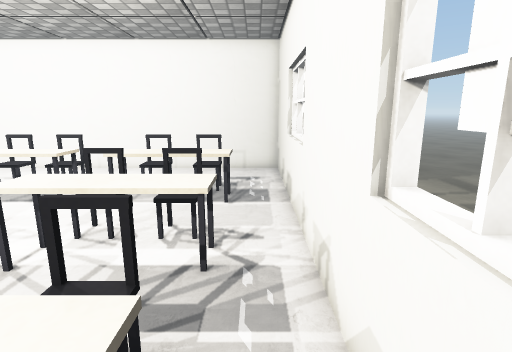
view 1 (above)

17 first-person views from a walk through a Unity game level. The camera is 1.4 m above the floor, tilts 12° down and sees 80° across. Doors are open. The floor is counted in squares, 0.5 m on a side. Each view is taken from the middle of a square. On the plan, view 1 faces up. The plan holds only what a view shows up to about 20 squares ahead; the rest is blank. The place goes on beyond the plan. The player character is not drawn. Some animated figures are left out. Some surface patterns are stand-ins.

view 2
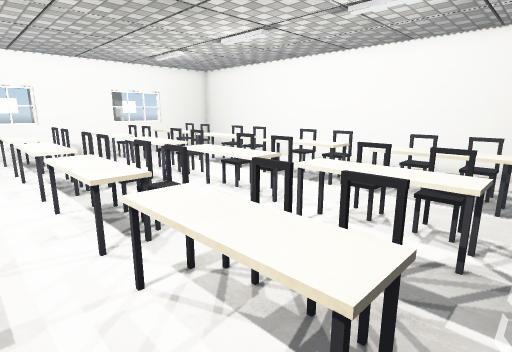

view 3
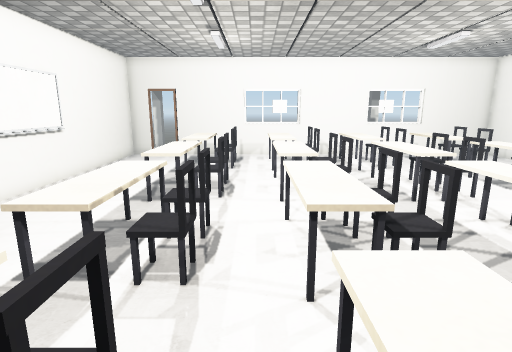

view 4
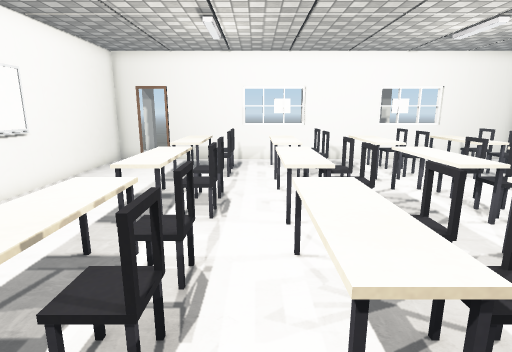

view 5
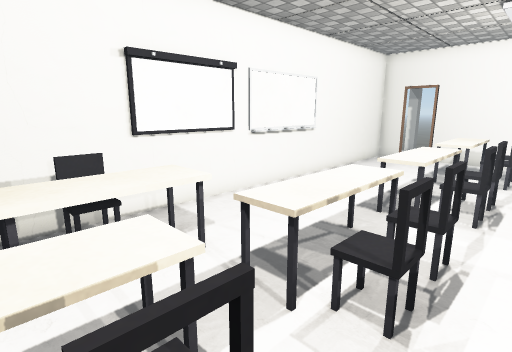

view 6
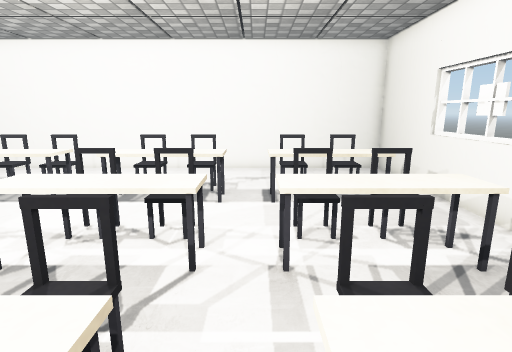

view 7
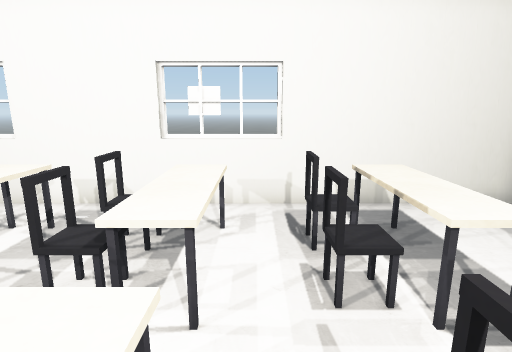

view 8
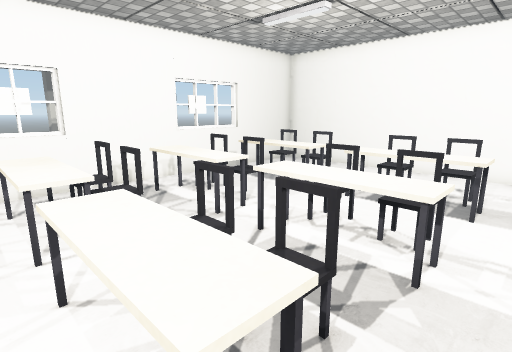

view 9
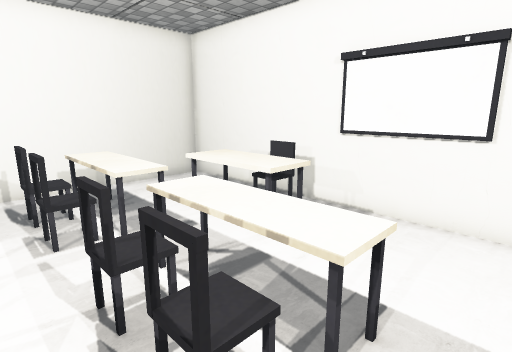

view 10
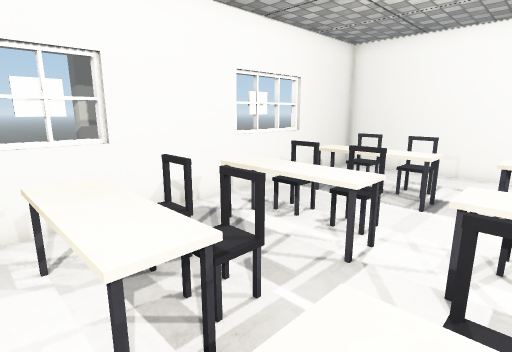

view 11
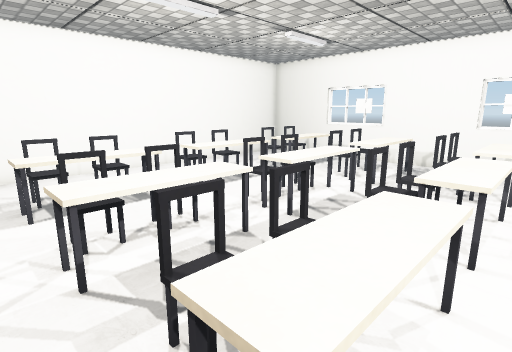

view 12
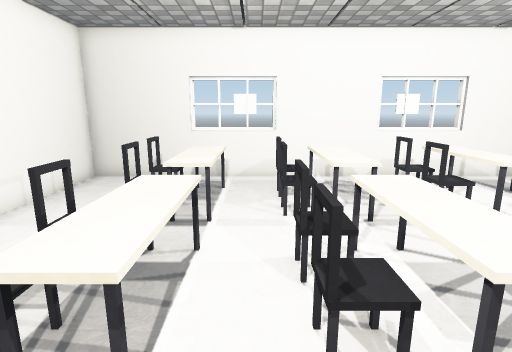

view 13
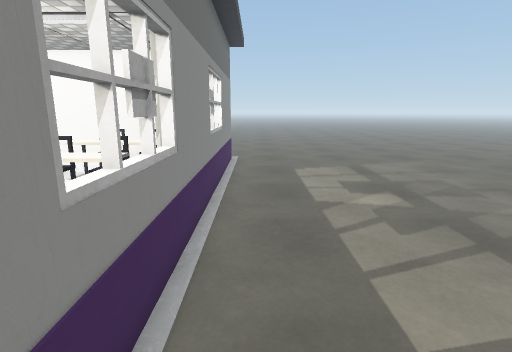

view 14
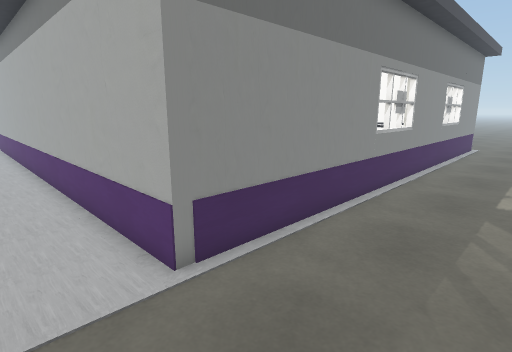

view 15
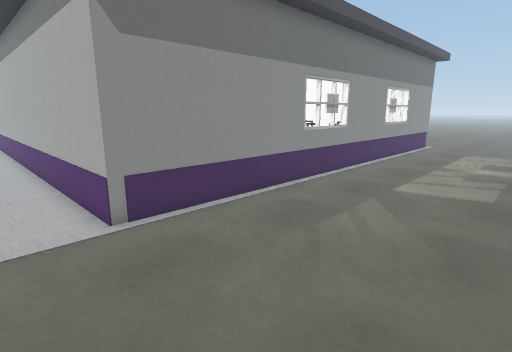

view 16
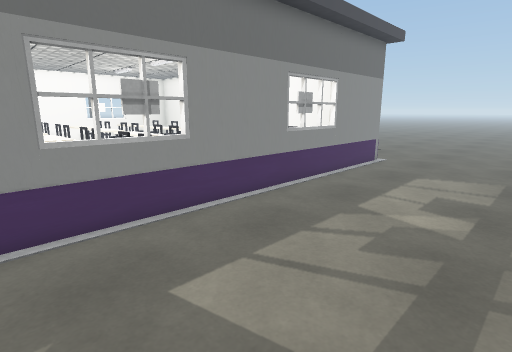

view 17
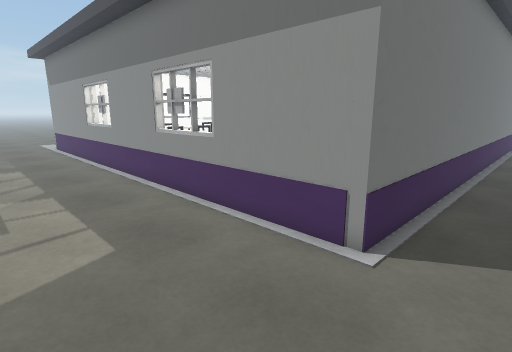

### Floor plan
Key: @ floor where view 1 was taken; # wall or solid block; . floor; D open door; = window, fence, low wall or low ledge; ^ raised ledge; O other object.
Columns run from 23 left of view 1 to 9 right of it. Each row starts with its distance up from view 1.
 18                       .........
 17              ....................
 16     =====================........
 15  ########################=.......
 14  #......................#=.......
 13  #  ...... ..   ........#=.......
 12  # .#..... ... ......#..#=.......
 11 ## .=.O..=.O..O.=#.O.=..#=.......
 10 ==.^^^^.^^^^^^^^^^.^^^^.==.......
  9  #.^^^^.^^^^..^^^^.^^^^.#=.......
  8  #......................#=.......
  7  #.=O.O..O.O..O.O..O.O=.#=.......
  6  #.^^^^.^^^^^^^^^^.^^^^.#=.......
  5  #.^^^^.^^^^^^^^^^.^^^^.#=.......
  4  #......................#=.......
  3 ##.=O.O..O.O..O.O..O.O=.#=.......
  2 =#.^^^^.^^^^..^^^^.^^^^.#=.......
  1  #.^^^^.^^^^^^^^^^.^^^^.#=......
  0  =.....................@==......
 -1  #.=.....=.......#....=.#=......
 -2  #..^==.==.=..=.^..==^..#=.......
 -3  #.^^^^.^^^^^^^^^^.^^^^.#=.......
 -4  #......................#=.......
 -5  #..............=====...#=.......
 -6  D.....     .....OOO....#=.......
 -7 #D.....     ......O    .#=.......
 -8 #########################=......
 -9     #####################......
-10             ..................
-11                      .........  .

Where each view was taken, in squares from view 1:
view 1: 0 up, 0 right, facing up
view 2: 1 down, 0 right, facing up-left
view 3: 0 up, 2 left, facing left
view 4: 0 up, 4 left, facing left
view 5: 0 up, 3 left, facing down-left
view 6: 0 up, 5 left, facing up
view 7: 0 up, 8 left, facing right
view 8: 0 up, 10 left, facing up-left
view 9: 0 up, 11 left, facing down-right
view 10: 0 up, 14 left, facing up-left
view 11: 0 up, 16 left, facing up-right
view 12: 8 up, 12 left, facing right
view 13: 3 down, 3 right, facing up
view 14: 11 down, 6 right, facing up-left
view 15: 11 down, 9 right, facing up-left
view 16: 2 down, 9 right, facing up-left
view 17: 18 up, 7 right, facing down-left
